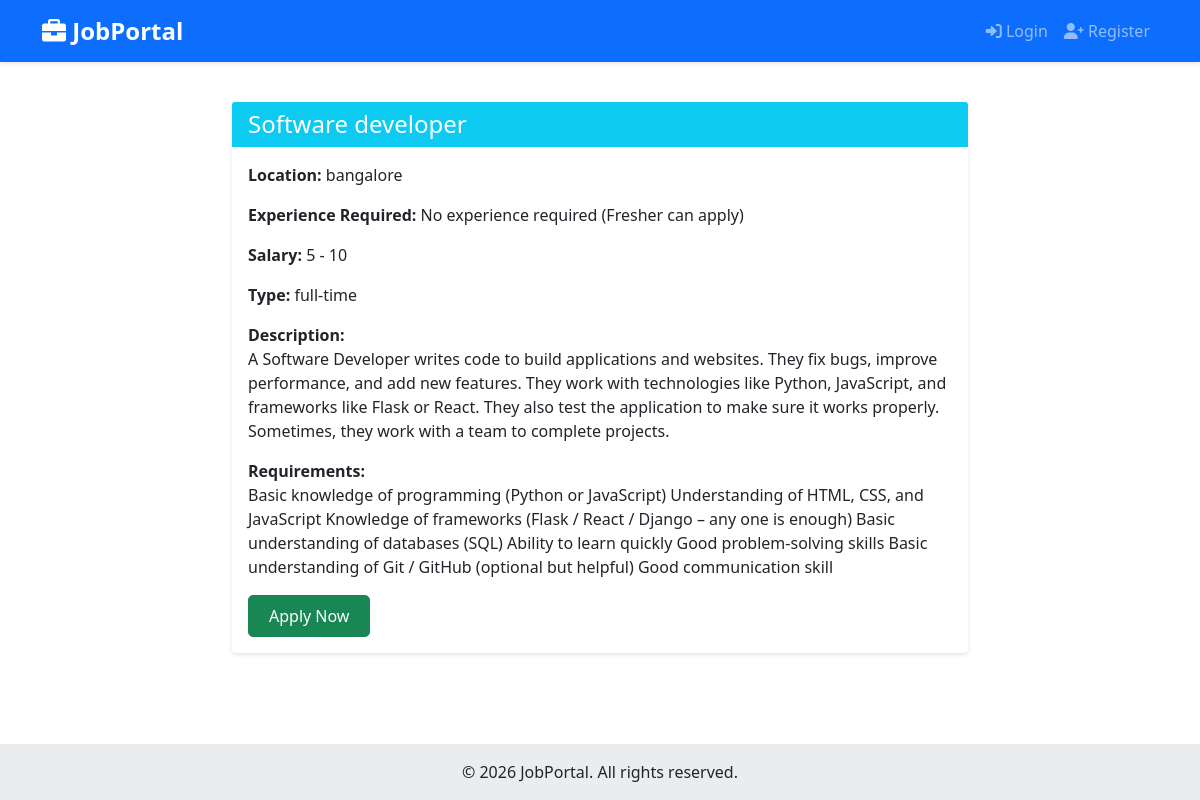
The page /job/2 on the database its author committed.
### models.py (models this page shows)
class Job(db.Model):
    __tablename__ = 'jobs'
    id = db.Column(db.Integer, primary_key=True)
    recruiter_id = db.Column(db.Integer, db.ForeignKey('recruiter_profiles.id'))
    title = db.Column(db.String(200), nullable=False)
    description = db.Column(db.Text, nullable=False)
    requirements = db.Column(db.Text)
    location = db.Column(db.String(100))
    salary_min = db.Column(db.Integer)
    salary_max = db.Column(db.Integer)
    experience_required = db.Column(db.String(50))
    is_featured = db.Column(db.Boolean, default=False)
    job_type = db.Column(db.String(50))
    created_at = db.Column(db.DateTime, default=datetime.utcnow)
    expires_at = db.Column(db.DateTime)
    is_active = db.Column(db.Boolean, default=True)
    applications = db.relationship('JobApplication', backref='job', lazy='dynamic')

### app.py (the view)
@app.route('/job/<int:job_id>')
def view_job(job_id):
    job = Job.query.get_or_404(job_id)
    return render_template('view_job.html', job=job)

### templates/view_job.html (shortened to what this page needs)
{% extends 'base.html' %}
{% block content %}
<div class="row justify-content-center">
    <div class="col-md-8">
        <div class="card"><div class="card-header bg-info text-white"><h4 class="mb-0">{{ job.title }}</h4></div><div class="card-body">
            <p><strong>Location:</strong> {{ job.location }}</p>
            <p><strong>Experience Required:</strong> {{ job.experience_required }}</p>
            <p><strong>Salary:</strong>{{ ' ' + (job.salary_min|string if job.salary_min else 'N/A') }} - {{ job.salary_max|string if job.salary_max else 'N/A' }}</p>
            <p><strong>Type:</strong> {{ job.job_type }}</p>
            <p><strong>Description:</strong><br>{{ job.description }}</p>
            <p><strong>Requirements:</strong><br>{{ job.requirements }}</p>
            <a href="{{ url_for('apply_job', job_id=job.id) }}" class="btn btn-success">Apply Now</a>
        </div></div>
    </div>
</div>
{% endblock %}

### static/css/style.css (style rules this page uses)
body { min-height: 100vh; display: flex; flex-direction: column; }
.card { box-shadow: 0 2px 4px rgba(0,0,0,0.1); border: none; margin-bottom: 20px; }
.card-header { border-bottom: none; }
.btn { border-radius: 5px; padding: 8px 20px; }

### rows shown on the page
Job: title "Software developer", location "bangalore", experience_required "No experience required (Fresher can apply)", salary_min "5", salary_max "10", job_type "full-time", description "A Software Developer writes code to build applications and websites. They fix bugs, improve performance, and add new features. They work with technologies like Python, JavaScript, and frameworks like Flask or React. They also test the application to make sure it works properly. Sometimes, they work with a team to complete projects.", requirements "Basic knowledge of programming (Python or JavaScript) Understanding of HTML, CSS, and JavaScript Knowledge of frameworks (Flask / React / Django – any one is enough) Basic understanding of databases (SQL) Ability to learn quickly Good problem-solving skills Basic understanding of Git / GitHub (optional but helpful) Good communication skill"
